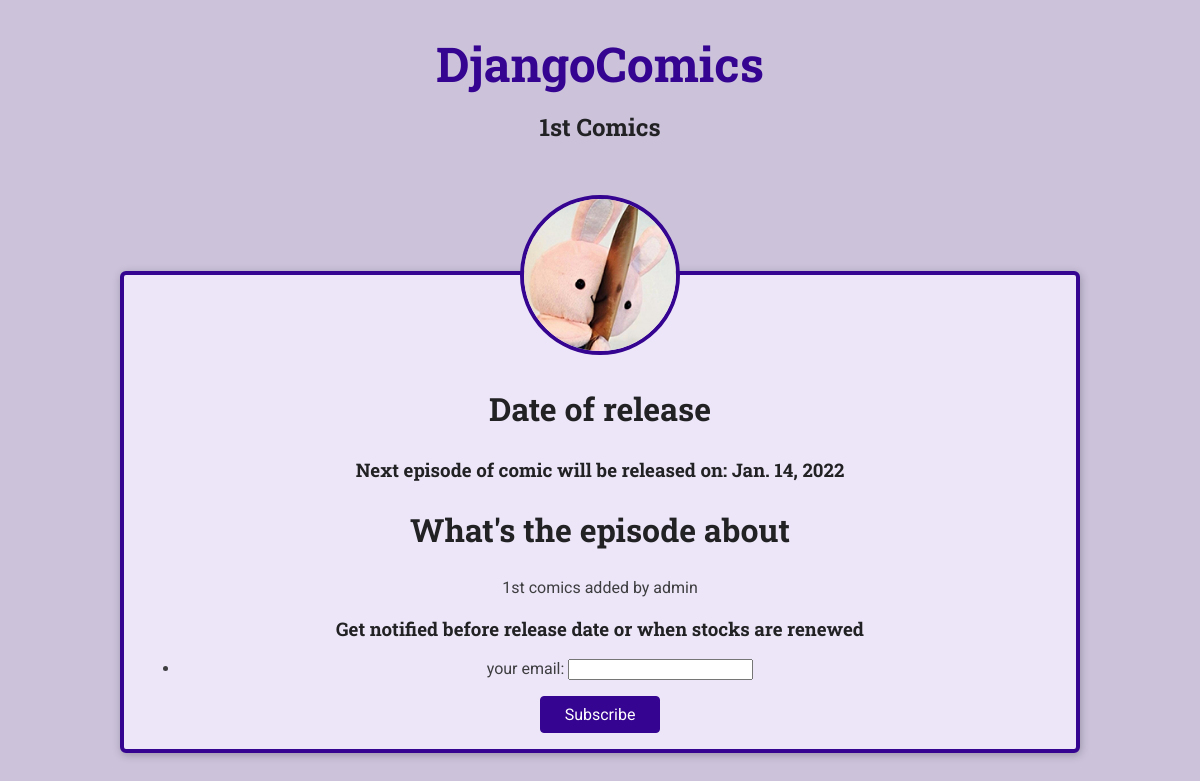
Screenshot of /comics/1st-comics with the database file from the repository.
### comicapp/models.py (models this page shows, shortened)
class Comic(models.Model):
    title = models.CharField(max_length=255)
    slug = models.SlugField(unique=True)
    date = models.DateField()
    description = models.TextField()
    image = models.ImageField(upload_to='images')
    series = models.ForeignKey(ComicSeries, on_delete=models.CASCADE)
    subscribers = models.ManyToManyField(Available, blank=True, null=True)

### comicapp/views.py (the view, shortened to what this page needs)
# urls.py: path('<slug:comics_slug>', views.comics_details, name='comics-detail')
def comics_details(request, comics_slug):
    try:
        selected_comic = Comic.objects.get(slug=comics_slug)
        if request.method == 'GET':
            subscription_form = SubscriptionForm()
        return render(request, 'comicapp/comics_details.html',{
            'comic_found': True,
            'comic': selected_comic,
            'form': subscription_form
         })
    except Exception as e:
        return render(request,'comicapp/comics_details.html',{'comic_found': False})

### comicapp/forms.py
class SubscriptionForm(forms.Form):
    email = forms.EmailField(label='your email')

### comicapp/templates/comicapp/comics_details.html (shortened to what this page needs)
{% extends 'base/base.html' %}
{% load static %}
{% block site_css %}
    <link rel="stylesheet" href="{% static 'comicapp/styles/comics-details.css'%}">
{% endblock %}
{% block main_heading %}
    {{ comic.title }}
{% endblock %}
{% block body %}
{% if comic_found %}
    <article>
        <img id="main-image" src="{{ comic.image.url }}" alt="{{ comic.title }}">
        <section id="release">
            <h2>Date of release</h2>
            <h3>Next episode of comic will be released on: {{ comic.date }}</h3>
        </section>
        <h2>What's the episode about</h2>
        <p> {{comic.description}}</p>
        <section id="subscription">
            <h3>Get notified before release date or when stocks are renewed</h3>
            <form action="{% url 'comics-detail' comic.slug %}" method="POST">
                <ul>
                    {{ form.as_ul }}
                </ul>
                <div id="subscription-actions">
                    <button>Subscribe</button>
                </div>
            </form>
        </section>
    </article>
{% else %}
<p>no comics found under this slug</p>
{% endif %}
{% endblock %}

### comicapp/static/comicapp/styles/base.css (style rules this page uses)
* { box-sizing: border-box; }
body { font-family: 'Roboto', sans-serif; margin: 0; background-color: #ccc3db; color: #3e3e41; }
h1, h2, h3 { font-family: 'Roboto Slab', sans-serif; color: #222224; }
button, .btn { cursor: pointer; font: inherit; padding: 0.5rem 1.5rem; background-color: #350490; border: 1px solid #350490; color: white; border-radius: 4px; text-decoration: none; }

### comicapp/static/comicapp/styles/comics-details.css (style rules this page uses)
article { max-width: 60rem; margin: 5rem auto; border-radius: 6px; background-color: #ede6f8; border: 4px solid #350490; box-shadow: 1px 2px 8px rgba(0, 0, 0, 0.25); position: relative; padding: 1rem; text-align: center; }
#main-image { width: 10rem; height: 10rem; object-fit: cover; position: absolute; top: -5rem; left: calc(50% - 5rem); border-radius: 50%; border: 4px solid #350490; }
section:first-of-type { margin-top: 6rem; }
h2 { font-size: 2rem; }

### rows the page displays
Comic: title "1st Comics", image (picture), date "Jan. 14, 2022", description "1st comics added by admin"
